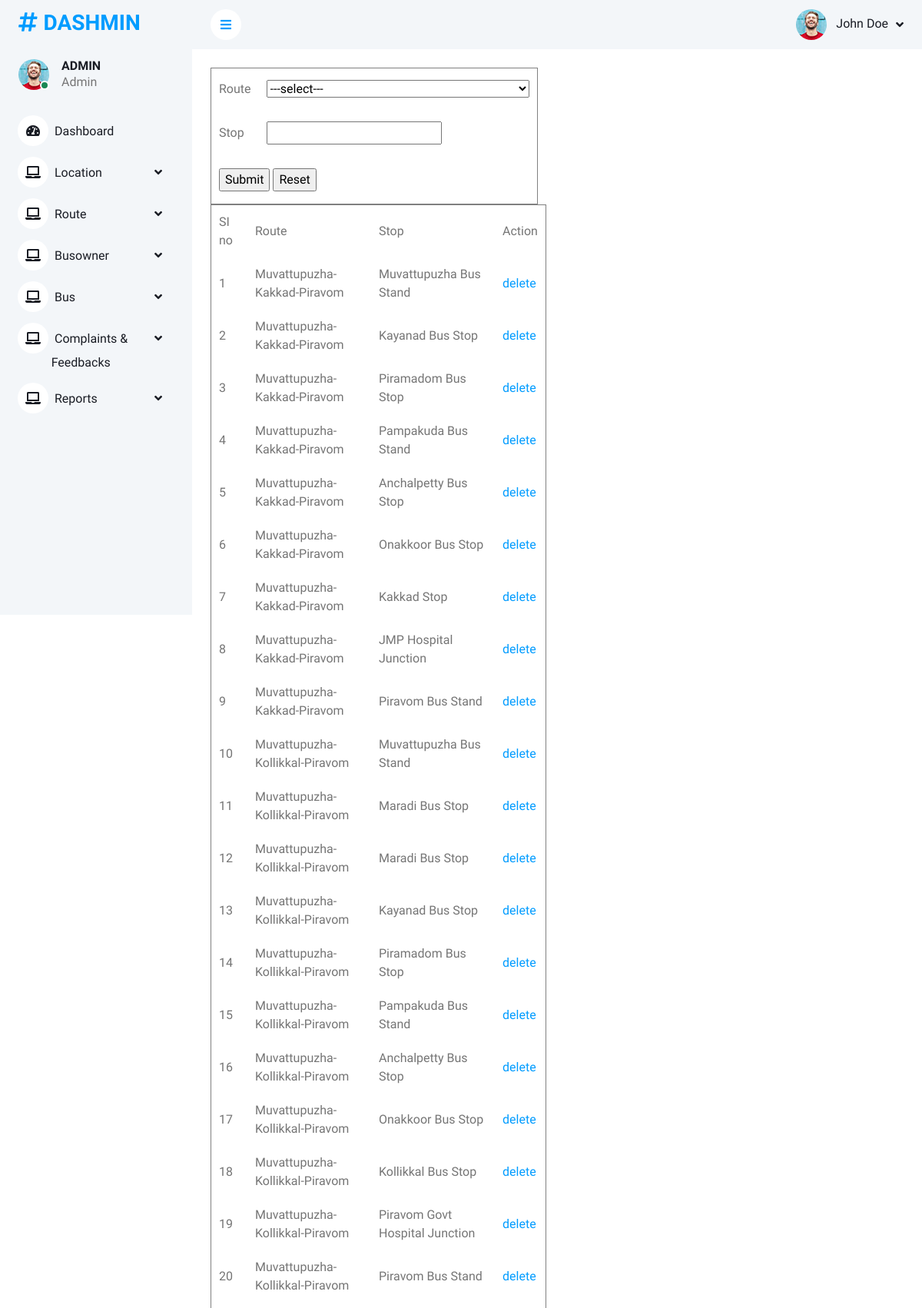
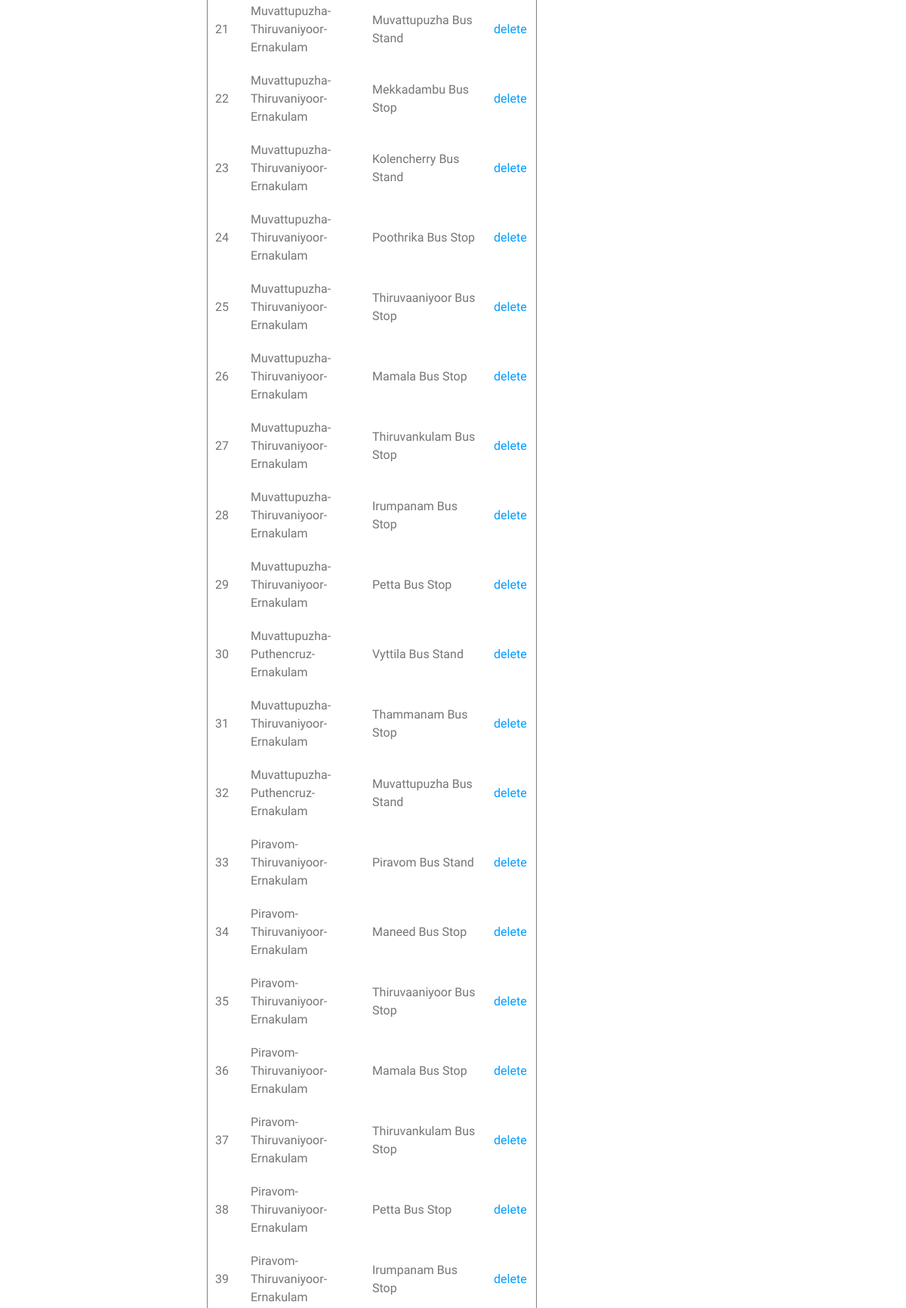
/PROJECT/ADMIN/Routestop.php (signed in, upper part), run on the app's committed database (2 pictures, top to bottom).
### tables this page shows
CREATE TABLE `tbl_routestop` (
  `routestop_id` int(11) NOT NULL,
  `route_id` int(11) NOT NULL,
  `routestop_name` varchar(40) NOT NULL
);

CREATE TABLE `tbl_route` (
  `route_id` int(11) NOT NULL,
  `route_name` varchar(40) NOT NULL,
  `route_frmplace` int(11) NOT NULL,
  `route_toplace` int(11) NOT NULL
);

### PROJECT/ADMIN/Routestop.php (the view, shortened to what this page needs)
<!DOCTYPE html PUBLIC "-//W3C//DTD XHTML 1.0 Transitional//EN" "http://www.w3.org/TR/xhtml1/DTD/xhtml1-transitional.dtd">
<html xmlns="http://www.w3.org/1999/xhtml">
<head>
</head>
<?php
include("head.php");
include("../Assets/Connection/Connection.php");
		?>
<body>
<form id="form1" name="form1" method="post" action="">
  <table width="239" height="178" border="1" cellpadding="10">
    <tr>
      <td>Route </td>
      <td><select name="sel_route" id="sel_route" required>
     <option value="">---select---</option>
      </select></td>
    </tr>
    <tr>
      <td>Stop</td>
      <td><input type="text" name="txt_stop" id="txt_stop" required/></td>
    </tr>
    <tr>
      <td colspan="2"><input type="submit" name="btn_submit" id="btn_submit" value="Submit" />
      <input type="reset" name="btn_reset" id="btn_reset" value="Reset" /></td>
    </tr>
  </table>
  <table width="284" border="1" cellpadding="10">
    <tr>
      <td>SI no</td>
      <td>Route</td>
      <td>Stop</td>
      <td>Action</td>
    </tr>
    <?php
  $selqry1="select * from tbl_routestop c inner join tbl_route d on c.route_id=d.route_id";
     $row2=$con->query($selqry1);
  $i=0;
  while($result2=$row2->fetch_assoc())
  {
	  $i++;
	  ?>
  <tr>
   <td><?php echo $i;?></td>
   <td><?php echo $result2["route_name"];?></td>
   <td><?php echo $result2["routestop_name"];?></td>
   <td><a href="Routestop.php?did=<?php echo $result2["route_id"]?>">delete</a></td>
  </tr>
  <?php
 }
  ?>
  </table>
</form>
</body>
<?php
include("Foot.php");
?>
</html>

### PROJECT/ADMIN/css/style.css (style rules this page uses)
:root { --primary: #009CFF; --light: #F3F6F9; --dark: #191C24; }

### data on the page
tbl_routestop: route.route_name "Muvattupuzha-Kakkad-Piravom", routestop_name "Muvattupuzha Bus Stand"
tbl_routestop: route.route_name "Muvattupuzha-Kakkad-Piravom", routestop_name "Kayanad Bus Stop"
tbl_routestop: route.route_name "Muvattupuzha-Kakkad-Piravom", routestop_name "Piramadom Bus Stop"
tbl_routestop: route.route_name "Muvattupuzha-Kakkad-Piravom", routestop_name "Pampakuda Bus Stand"
tbl_routestop: route.route_name "Muvattupuzha-Kakkad-Piravom", routestop_name "Anchalpetty Bus Stop"
tbl_routestop: route.route_name "Muvattupuzha-Kakkad-Piravom", routestop_name "Onakkoor Bus Stop"
tbl_routestop: route.route_name "Muvattupuzha-Kakkad-Piravom", routestop_name "Kakkad Stop"
tbl_routestop: route.route_name "Muvattupuzha-Kakkad-Piravom", routestop_name "JMP Hospital Junction"
tbl_routestop: route.route_name "Muvattupuzha-Kakkad-Piravom", routestop_name "Piravom Bus Stand"
tbl_routestop: route.route_name "Muvattupuzha-Kollikkal-Piravom", routestop_name "Muvattupuzha Bus Stand"
tbl_routestop: route.route_name "Muvattupuzha-Kollikkal-Piravom", routestop_name "Maradi Bus Stop"
tbl_routestop: route.route_name "Muvattupuzha-Kollikkal-Piravom", routestop_name "Maradi Bus Stop"
tbl_routestop: route.route_name "Muvattupuzha-Kollikkal-Piravom", routestop_name "Kayanad Bus Stop"
tbl_routestop: route.route_name "Muvattupuzha-Kollikkal-Piravom", routestop_name "Piramadom Bus Stop"
tbl_routestop: route.route_name "Muvattupuzha-Kollikkal-Piravom", routestop_name "Pampakuda Bus Stand"
tbl_routestop: route.route_name "Muvattupuzha-Kollikkal-Piravom", routestop_name "Anchalpetty Bus Stop"
tbl_routestop: route.route_name "Muvattupuzha-Kollikkal-Piravom", routestop_name "Onakkoor Bus Stop"
tbl_routestop: route.route_name "Muvattupuzha-Kollikkal-Piravom", routestop_name "Kollikkal Bus Stop"
tbl_routestop: route.route_name "Muvattupuzha-Kollikkal-Piravom", routestop_name "Piravom Govt Hospital Junction"
tbl_routestop: route.route_name "Muvattupuzha-Kollikkal-Piravom", routestop_name "Piravom Bus Stand"
tbl_routestop: route.route_name "Muvattupuzha-Thiruvaniyoor-Ernakulam", routestop_name "Muvattupuzha Bus Stand"
tbl_routestop: route.route_name "Muvattupuzha-Thiruvaniyoor-Ernakulam", routestop_name "Mekkadambu Bus Stop"
tbl_routestop: route.route_name "Muvattupuzha-Thiruvaniyoor-Ernakulam", routestop_name "Kolencherry Bus Stand"
tbl_routestop: route.route_name "Muvattupuzha-Thiruvaniyoor-Ernakulam", routestop_name "Poothrika Bus Stop"
tbl_routestop: route.route_name "Muvattupuzha-Thiruvaniyoor-Ernakulam", routestop_name "Thiruvaaniyoor Bus Stop"
tbl_routestop: route.route_name "Muvattupuzha-Thiruvaniyoor-Ernakulam", routestop_name "Mamala Bus Stop"
tbl_routestop: route.route_name "Muvattupuzha-Thiruvaniyoor-Ernakulam", routestop_name "Thiruvankulam Bus Stop"
tbl_routestop: route.route_name "Muvattupuzha-Thiruvaniyoor-Ernakulam", routestop_name "Irumpanam Bus Stop"
tbl_routestop: route.route_name "Muvattupuzha-Thiruvaniyoor-Ernakulam", routestop_name "Petta Bus Stop"
tbl_routestop: route.route_name "Muvattupuzha-Puthencruz-Ernakulam", routestop_name "Vyttila Bus Stand"
tbl_routestop: route.route_name "Muvattupuzha-Thiruvaniyoor-Ernakulam", routestop_name "Thammanam Bus Stop"
tbl_routestop: route.route_name "Muvattupuzha-Puthencruz-Ernakulam", routestop_name "Muvattupuzha Bus Stand"
tbl_routestop: route.route_name "Piravom-Thiruvaniyoor-Ernakulam", routestop_name "Piravom Bus Stand"
tbl_routestop: route.route_name "Piravom-Thiruvaniyoor-Ernakulam", routestop_name "Maneed Bus Stop"
tbl_routestop: route.route_name "Piravom-Thiruvaniyoor-Ernakulam", routestop_name "Thiruvaaniyoor Bus Stop"
tbl_routestop: route.route_name "Piravom-Thiruvaniyoor-Ernakulam", routestop_name "Mamala Bus Stop"
tbl_routestop: route.route_name "Piravom-Thiruvaniyoor-Ernakulam", routestop_name "Thiruvankulam Bus Stop"
tbl_routestop: route.route_name "Piravom-Thiruvaniyoor-Ernakulam", routestop_name "Petta Bus Stop"
tbl_routestop: route.route_name "Piravom-Thiruvaniyoor-Ernakulam", routestop_name "Irumpanam Bus Stop"
